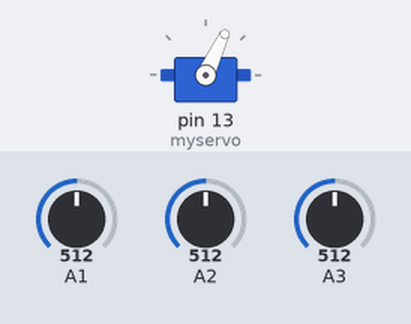
Bench run of a sketch on a simulated Arduino Uno, built with avr-gcc and run on an emulated ATmega328P. On the bench: servo. The test bench sets the inputs (shaded band); at power-on: A1 = 512, A3 = 512, A2 = 512.

Above: at 1.2 s.
1.3 s: A1 set to 493
2.8 s: A1 set to 477
At 3.7 s:
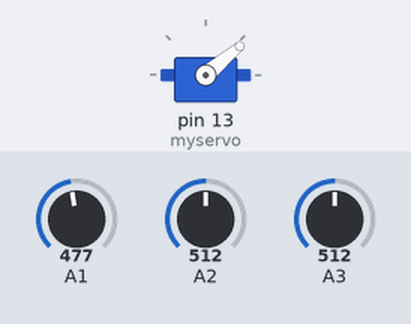
4.3 s: A3 set to 470
At 4.9 s:
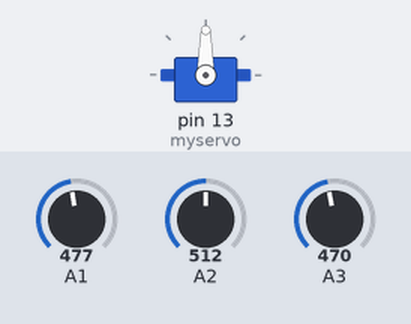
5.8 s: A1 set to 306
At 6.1 s:
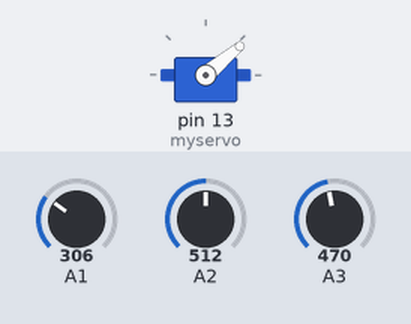
7.3 s: A3 set to 372
8.8 s: A3 set to 346
At 9.8 s:
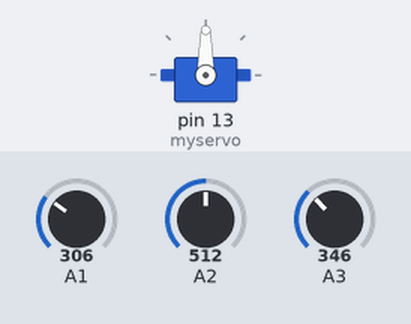
Timing chart, 0 to 18.4 s (numbered marks = the images above; inputs shaded):
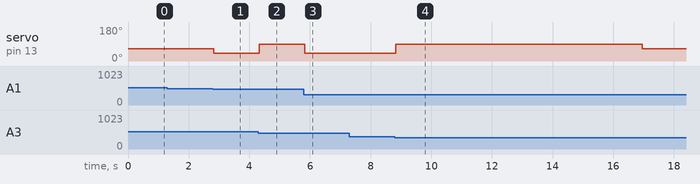

The sketch:

Halloween_Follower_Code.ino
```cpp
// Open up the Arduino environment. Then copy and paste it into a new sketch.
// Then upload the code to the Arduino board.

#include <Arduino.h>
#include <Servo.h>
Servo myservo;                                         //create servo object to control a servo

int ResetTimer=0;                                      //sets delay to reset position
int GoalPosition=2;                                    //stores the goal postion (1-3) where the person is standing
int GoalPositionDegrees;                               //stores the goal position in degrees (30-150)
int CurrentPositionDegrees=90;                         //stores the current position in degrees (30-150)
int AveragingSpeed=100;                                //sets how quickly the average values adjust (a lower value changes average value quickly)                                                                           //quickly. A value of 100 changes the average value slowly
                                                       // his effectively sets the speed at which the sensors recalibrate themselves to changing light conditions
int PinOneCurrent;                                     //stores current value of pins 1-3
int PinTwoCurrent;
int PinThreeCurrent;


float PinOneAverage;                                    //stores the average value of pins 1-5
float PinTwoAverage;
float PinThreeAverage;

float RatioPinOne=0.00;                                 //stores the ratio of current pin value to average pin value
float RatioPinTwo=0.00;
float RatioPinThree=0.00;


float Threshold=.95;                                    //sets minimum threshold for sensors

void setup()
{
myservo.attach(13);                                      //attaches servo to digital pin 13


PinOneAverage = analogRead(1);                           //reads from sensors to set initial average pin value
PinTwoAverage = analogRead(2);
PinThreeAverage = analogRead(3);
}


void loop()
{
                                                                                    //read analog pins 1-3 and set the result as current value
   PinOneCurrent= analogRead(1);
   PinTwoCurrent= analogRead(2);
   PinThreeCurrent= analogRead(3);

                                                                                    //adjust average pin values
   PinOneAverage=PinOneAverage+(PinOneCurrent-PinOneAverage)/AveragingSpeed;
   PinTwoAverage=PinTwoAverage+(PinTwoCurrent-PinTwoAverage)/AveragingSpeed;
   PinThreeAverage=PinThreeAverage+(PinThreeCurrent-PinThreeAverage)/AveragingSpeed;


                                                                                    //calculates ratio of current pin value to average pin value
   RatioPinOne=(float)PinOneCurrent/PinOneAverage;
   RatioPinTwo=(float)PinTwoCurrent/PinTwoAverage;
   RatioPinThree=(float)PinThreeCurrent/PinThreeAverage;


                                                                                 //determine which ratio is the largest and sets the goal position
                                                                                 //set goal position

   if (RatioPinThree < Threshold && RatioPinThree < RatioPinOne && RatioPinThree < RatioPinTwo && RatioPinThree)
    {    GoalPosition=3;
         ResetTimer=0;   }
   else if (RatioPinOne < Threshold && RatioPinOne < RatioPinTwo && RatioPinOne < RatioPinThree && RatioPinOne)
    {    GoalPosition=1;
         ResetTimer=0;   }
   else if (RatioPinTwo < Threshold && RatioPinTwo < RatioPinOne && RatioPinTwo < RatioPinThree && RatioPinTwo)
    {    GoalPosition=2;
         ResetTimer=0;   }
   else if (ResetTimer > 100)                                     //after delay resets to position 2
    {    GoalPosition=2;
         ResetTimer=0;   }
   else
    {    ResetTimer=ResetTimer+1;  }


GoalPositionDegrees=GoalPosition*25+15;                               //converts the goal position to degrees

myservo.write(GoalPositionDegrees);                             //sets the servo position according to the scaled value

delay(30);                                                         //sets how quckly the servo turns (lower numbers turn more quickly)


}
```

Measured:
- the behaviour switches between 487 and 486 on A1 (found by bisection; images 0 and 1)
- the behaviour switches between 487 and 486 on A3 (found by bisection; images 1 and 2)
- the behaviour switches between 357 and 356 on A3 (found by bisection; images 3 and 4)
- after the input at 1.3 s, every drawn part: stays the same
- after the input at 2.8 s, servo on pin 13 (myservo): 65° → 40° at once
- after the input at 4.3 s, servo on pin 13 (myservo): 40° → 90° at once
- after the input at 5.8 s, servo on pin 13 (myservo): 90° → 40° at once
- after the input at 7.3 s, every drawn part: stays the same
- after the input at 8.8 s, servo on pin 13 (myservo): 40° → 90° at once, → 65° 8.1 s later
